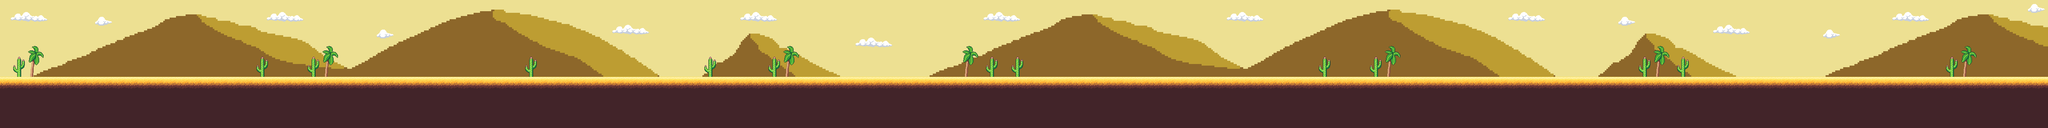

This game map was drawn from its Tiled (.tmx) file and the tilesets committed beside it. A one-line description and the trimmed map source follow:
An orthogonal 160x10 tile map with 32x32 px tiles, 3 tile layers (Back, Background, Main), 5 tilesets.

<map version="1.10" tiledversion="1.10.2" orientation="orthogonal" renderorder="right-down" width="160" height="10" tilewidth="32" tileheight="32" infinite="0" nextlayerid="6" nextobjectid="1">
 <tileset firstgid="1" source="BG1.tsx" />
 <tileset firstgid="2665" source="BG2.tsx" />
 <tileset firstgid="5329" source="tilesetsand.tsx" />
 <tileset firstgid="5369" source="Clouds.tsx" />
 <tileset firstgid="5469" source="desertFoliage.tsx" />
 <layer id="1" name="Back" width="160" height="10">
  <data>[1600 cells, 1600 non-empty, 10 distinct tile ids]</data>
 </layer>
 <layer id="5" name="Background" width="160" height="10">
  <data>[1600 cells, 1600 non-empty, 700 distinct tile ids]</data>
 </layer>
 <layer id="3" name="Main" width="160" height="10">
  <data>[1600 cells, 798 non-empty, 20 distinct tile ids]</data>
 </layer>
</map>
